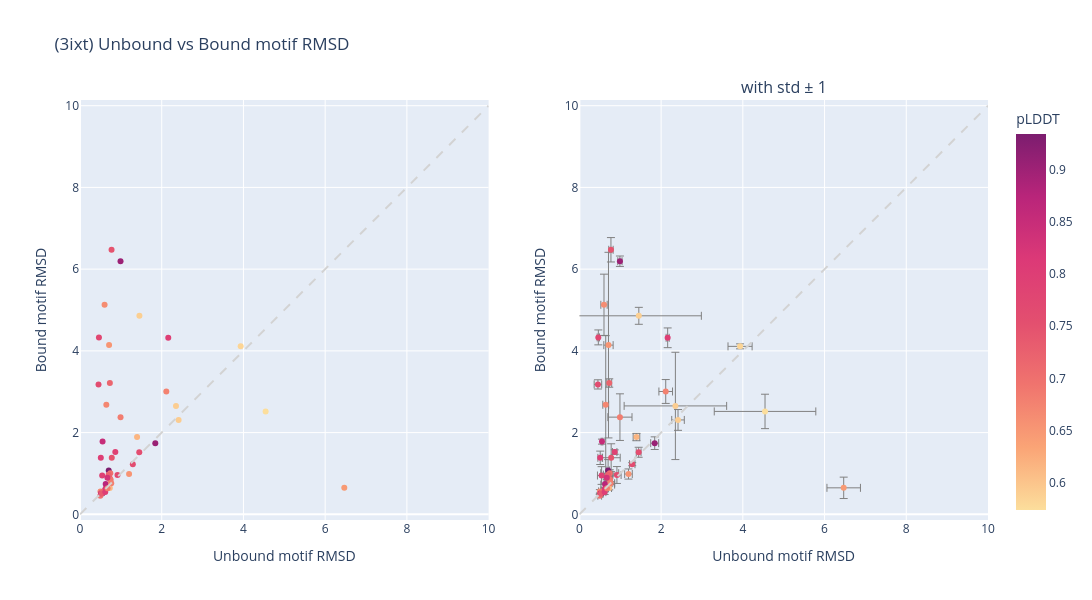

The notebook cell saved with this chart:
### Code cell
def plot_scatter_motifrmsd(df, motif):
    xrange = [0, 10]
    yrange = [0, 10]

    fig = make_subplots(
        rows=1, cols=2,
        subplot_titles=("", "with std ± 1")
    )

    fig.add_trace(
        go.Scatter(
            x=df["motifRMSD_mean_unbound"],
            y=df["motifRMSD_mean_bound"],
            mode="markers",
            marker=dict(
                color=df["plddt_unbound"],
                colorscale="sunsetdark",
                showscale=True,
                colorbar=dict(title="pLDDT",outlinewidth=0)
            ),
            text=df["design"],
            name="Designs"
        ),
        row=1, col=1,
    )

    fig.add_trace(
        go.Scatter(
            x=df["motifRMSD_mean_unbound"],
            y=df["motifRMSD_mean_bound"],
            mode="markers",
            marker=dict(
                color=df["plddt_unbound"],
                colorscale="sunsetdark",
                showscale=False
            ),
            text=df["design"],
            error_x=dict(array=df["motifRMSD_std_unbound"], color="gray", thickness=1),
            error_y=dict(array=df["motifRMSD_std_bound"], color="gray", thickness=1),
            name="Designs (err)"
        ),
        row=1, col=2
    )

    for c in [1, 2]:
        fig.add_shape(
            type="line", x0=0, y0=0, x1=10, y1=10,
            line=dict(color="lightgray", dash="dash"),
            row=1, col=c
        )

    fig.update_xaxes(range=xrange, title="Unbound motif RMSD", row=1, col=1)
    fig.update_yaxes(range=yrange, title="Bound motif RMSD", row=1, col=1)
    fig.update_xaxes(range=xrange, title="Unbound motif RMSD", row=1, col=2)
    fig.update_yaxes(range=yrange, title="Bound motif RMSD", row=1, col=2)

    fig.update_layout(
        width=1200, height=600,
        title=f"({motif}) Unbound vs Bound motif RMSD",
        yaxis_scaleanchor="x",
        yaxis2_scaleanchor="x2",
        showlegend=False
    )

    return fig


plot_scatter_motifrmsd(df_agg, motif)

### Figure 1 — Plotly figure (JSON) as saved in the notebook; plotly's stock layout.template omitted (floating-point values rounded to 4 significant figures)
{"data": [{"marker": {"color": [0.7892, 0.775, 0.6765, 0.7581, 0.6111, 0.7615, 0.67, 0.6539, 0.7847, 0.7948, 0.9033, 0.7177, 0.8005, 0.9339, 0.8509, 0.7466, 0.9149, 0.7458, 0.6977, 0.7447, 0.7608, 0.6165, 0.6659, 0.5921, 0.9057, 0.7292, 0.8504, 0.6979, 0.5943, 0.7046, 0.8188, 0.663, 0.7362, 0.723, 0.6824, 0.6531, 0.5739, 0.7585, 0.6878, 0.5831, 0.8731, 0.799, 0.6836, 0.5911, 0.829, 0.6779, 0.7186, 0.6466, 0.7981, 0.5891], "colorbar": {"outlinewidth": 0, "title": {"text": "pLDDT"}}, "colorscale": [[0, "rgb(252, 222, 156)"], [0.1667, "rgb(250, 164, 118)"], [0.3333, "rgb(240, 116, 110)"], [0.5, "rgb(227, 79, 111)"], [0.6667, "rgb(220, 57, 119)"], [0.8333, "rgb(185, 37, 122)"], [1, "rgb(124, 29, 111)"]], "showscale": true}, "mode": "markers", "name": "Designs", "text": ["design0", "design1", "design10", "design11", "design12", "design13", "design14", "design15", "design16", "design17", "design18", "design19", "design2", "design20", "design21", "design22", "design23", "design24", "design25", "design26", "design27", "design28", "design29", "design3", "design30", "design31", "design32", "design33", "design34", "design35", "design36", "design37", "design38", "design39", "design4", "design40", "design41", "design42", "design43", "design44", "design45", "design46", "design47", "design48", "design49", "design5", "design6", "design7", "design8", "design9"], "type": "scatter", "x": [0.8644, 0.4632, 2.112, 1.45, 0.7296, 1.293, 0.6444, 1.201, 0.5502, 0.5431, 0.9917, 0.6043, 0.5094, 0.7028, 0.5527, 0.7776, 0.543, 0.7721, 0.4972, 0.5704, 0.4535, 1.397, 0.5007, 2.414, 1.843, 0.7317, 0.5149, 0.7421, 0.6931, 0.5584, 0.6265, 0.6019, 0.5298, 0.7, 0.9922, 0.7116, 4.543, 0.918, 0.75, 3.932, 0.6288, 0.618, 0.6752, 2.349, 0.6702, 0.7643, 0.7306, 6.468, 2.16, 1.454], "xaxis": "x", "y": [1.523, 4.329, 3.006, 1.518, 0.6437, 1.226, 2.681, 0.986, 0.5208, 0.9488, 6.194, 0.5849, 1.383, 1.073, 1.779, 1.385, 0.5061, 6.474, 0.4556, 0.5443, 3.179, 1.891, 0.5604, 2.31, 1.741, 0.8757, 0.5177, 1.006, 0.7274, 0.5508, 0.6304, 5.127, 0.5116, 0.9706, 2.378, 4.141, 2.518, 0.9616, 0.8459, 4.11, 0.7418, 0.5428, 0.6359, 2.653, 0.8924, 0.7611, 3.213, 0.6476, 4.32, 4.858], "yaxis": "y"}, {"error_x": {"array": [0.05415, 0.02855, 0.1668, 0.05877, 0.05679, 0.06741, 0.0716, 0.09313, 0.02526, 0.101, 0.05233, 0.06531, 0.05734, 0.03113, 0.02018, 0.2212, 0.01392, 0.05406, 0.04561, 0.01345, 0.09204, 0.08058, 0.03132, 0.154, 0.09754, 0.06997, 0.01958, 0.2198, 0.1689, 0.03186, 0.0144, 0.07742, 0.04354, 0.1127, 0.2955, 0.1139, 1.243, 0.1026, 0.06121, 0.295, 0.02181, 0.03012, 0.03464, 1.255, 0.02943, 0.09868, 0.0596, 0.4098, 0.03761, 1.531], "color": "gray", "thickness": 1}, "error_y": {"array": [0.05386, 0.1823, 0.2922, 0.1222, 0.04599, 0.03765, 1.691, 0.1242, 0.02916, 0.2168, 0.1276, 0.03968, 0.1638, 0.2656, 0.0616, 0.341, 0.01416, 0.2986, 0.03234, 0.01953, 0.1128, 0.08975, 0.04383, 0.2542, 0.1545, 0.09848, 0.006748, 0.08465, 0.1099, 0.02738, 0.02034, 0.7494, 0.02944, 0.03118, 0.5704, 2.271, 0.4212, 0.2064, 0.111, 0.06098, 0.01869, 0.0588, 0.03254, 1.313, 0.03899, 0.03822, 0.1028, 0.262, 0.2414, 0.2076], "color": "gray", "thickness": 1}, "marker": {"color": [0.7892, 0.775, 0.6765, 0.7581, 0.6111, 0.7615, 0.67, 0.6539, 0.7847, 0.7948, 0.9033, 0.7177, 0.8005, 0.9339, 0.8509, 0.7466, 0.9149, 0.7458, 0.6977, 0.7447, 0.7608, 0.6165, 0.6659, 0.5921, 0.9057, 0.7292, 0.8504, 0.6979, 0.5943, 0.7046, 0.8188, 0.663, 0.7362, 0.723, 0.6824, 0.6531, 0.5739, 0.7585, 0.6878, 0.5831, 0.8731, 0.799, 0.6836, 0.5911, 0.829, 0.6779, 0.7186, 0.6466, 0.7981, 0.5891], "colorscale": [[0, "rgb(252, 222, 156)"], [0.1667, "rgb(250, 164, 118)"], [0.3333, "rgb(240, 116, 110)"], [0.5, "rgb(227, 79, 111)"], [0.6667, "rgb(220, 57, 119)"], [0.8333, "rgb(185, 37, 122)"], [1, "rgb(124, 29, 111)"]], "showscale": false}, "mode": "markers", "name": "Designs (err)", "text": ["design0", "design1", "design10", "design11", "design12", "design13", "design14", "design15", "design16", "design17", "design18", "design19", "design2", "design20", "design21", "design22", "design23", "design24", "design25", "design26", "design27", "design28", "design29", "design3", "design30", "design31", "design32", "design33", "design34", "design35", "design36", "design37", "design38", "design39", "design4", "design40", "design41", "design42", "design43", "design44", "design45", "design46", "design47", "design48", "design49", "design5", "design6", "design7", "design8", "design9"], "type": "scatter", "x": [0.8644, 0.4632, 2.112, 1.45, 0.7296, 1.293, 0.6444, 1.201, 0.5502, 0.5431, 0.9917, 0.6043, 0.5094, 0.7028, 0.5527, 0.7776, 0.543, 0.7721, 0.4972, 0.5704, 0.4535, 1.397, 0.5007, 2.414, 1.843, 0.7317, 0.5149, 0.7421, 0.6931, 0.5584, 0.6265, 0.6019, 0.5298, 0.7, 0.9922, 0.7116, 4.543, 0.918, 0.75, 3.932, 0.6288, 0.618, 0.6752, 2.349, 0.6702, 0.7643, 0.7306, 6.468, 2.16, 1.454], "xaxis": "x2", "y": [1.523, 4.329, 3.006, 1.518, 0.6437, 1.226, 2.681, 0.986, 0.5208, 0.9488, 6.194, 0.5849, 1.383, 1.073, 1.779, 1.385, 0.5061, 6.474, 0.4556, 0.5443, 3.179, 1.891, 0.5604, 2.31, 1.741, 0.8757, 0.5177, 1.006, 0.7274, 0.5508, 0.6304, 5.127, 0.5116, 0.9706, 2.378, 4.141, 2.518, 0.9616, 0.8459, 4.11, 0.7418, 0.5428, 0.6359, 2.653, 0.8924, 0.7611, 3.213, 0.6476, 4.32, 4.858], "yaxis": "y2"}], "layout": {"annotations": [{"font": {"size": 16}, "showarrow": false, "text": "with std ± 1", "x": 0.775, "xanchor": "center", "xref": "paper", "y": 1, "yanchor": "bottom", "yref": "paper"}], "height": 600, "shapes": [{"line": {"color": "lightgray", "dash": "dash"}, "type": "line", "x0": 0, "x1": 10, "xref": "x", "y0": 0, "y1": 10, "yref": "y"}, {"line": {"color": "lightgray", "dash": "dash"}, "type": "line", "x0": 0, "x1": 10, "xref": "x2", "y0": 0, "y1": 10, "yref": "y2"}], "showlegend": false, "title": {"text": "(3ixt) Unbound vs Bound motif RMSD"}, "width": 1200, "xaxis": {"anchor": "y", "domain": [0, 0.45], "range": [0, 10], "title": {"text": "Unbound motif RMSD"}}, "xaxis2": {"anchor": "y2", "domain": [0.55, 1], "range": [0, 10], "title": {"text": "Unbound motif RMSD"}}, "yaxis": {"anchor": "x", "domain": [0, 1], "range": [0, 10], "scaleanchor": "x", "title": {"text": "Bound motif RMSD"}}, "yaxis2": {"anchor": "x2", "domain": [0, 1], "range": [0, 10], "scaleanchor": "x2", "title": {"text": "Bound motif RMSD"}}}}
